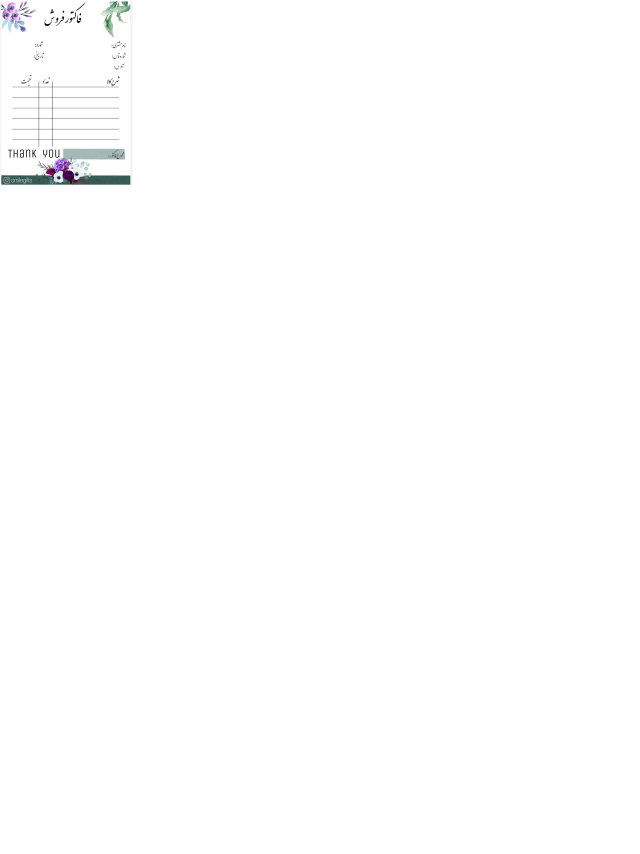
#> input picture utils/e926412d-58ff-48af-9d3c-eb1d349ba289.png, 1920 x 2560 px (shown at 1/3 size)
$ python factor.py
#> lines starting #> are read from the running program, lines starting #| are printed output that depends on the picture
from PIL import Image, ImageDraw, ImageFont

def generate_invoice(data, template_path, output_path):
    # باز کردن تمپلت
#> called with template_path = 'e926412d-58ff-48af-9d3c-eb1d349ba289.png', output_path = 'invoice_output.jpg'
    img = Image.open(template_path).convert("RGB")
#> img is the input picture: PIL image 1920x2560 RGB; mean R, G, B 254, 254.1, 254.1
    draw = ImageDraw.Draw(img)

    # بارگذاری فونت ایران‌سنس (باید ttf فونت رو داشته باشی)
    font_path = "IRANSans.ttf"   # مسیر فایل فونت
    font_big = ImageFont.truetype(font_path, 32)   # برای عنوان‌ها
    font_normal = ImageFont.truetype(font_path, 24)

    # 📝 چاپ اطلاعات بالای فاکتور
    draw.text((350, 50), f"شماره: {data['invoice_number']}", font=font_normal, fill="black")
    draw.text((350, 90), f"تاریخ: {data['date']}", font=font_normal, fill="black")

    # 📝 اطلاعات مشتری
    draw.text((350, 150), f"نام مشتری: {data['customer_name']}", font=font_normal, fill="black")
    draw.text((350, 190), f"شماره تماس: {data['customer_phone']}", font=font_normal, fill="black")
    draw.text((350, 230), f"آدرس: {data['customer_address']}", font=font_normal, fill="black")

    # 📝 جدول کالاها
    start_y = 300
    for i, item in enumerate(data["items"]):
        y = start_y + i * 40
        draw.text((100, y), item["description"], font=font_normal, fill="black")   # شرح
        draw.text((300, y), f"{item['weight']} گرم", font=font_normal, fill="black")  # وزن
        draw.text((450, y), f"{item['unit_price']} تومان", font=font_normal, fill="black")  # قیمت واحد

        # محاسبه مبلغ هر ردیف (بعد از تخفیف)
        price_after_discount = item["weight"] * item["unit_price"] * (1 - item["discount"]/100)
        draw.text((650, y), f"{int(price_after_discount)}", font=font_normal, fill="black")

    # 📝 جمع کل پایین جدول
    draw.text((500, 600), f"جمع کل: {data['total']} تومان", font=font_big, fill="black")

    # ذخیره خروجی
    img.save(output_path, "JPEG")
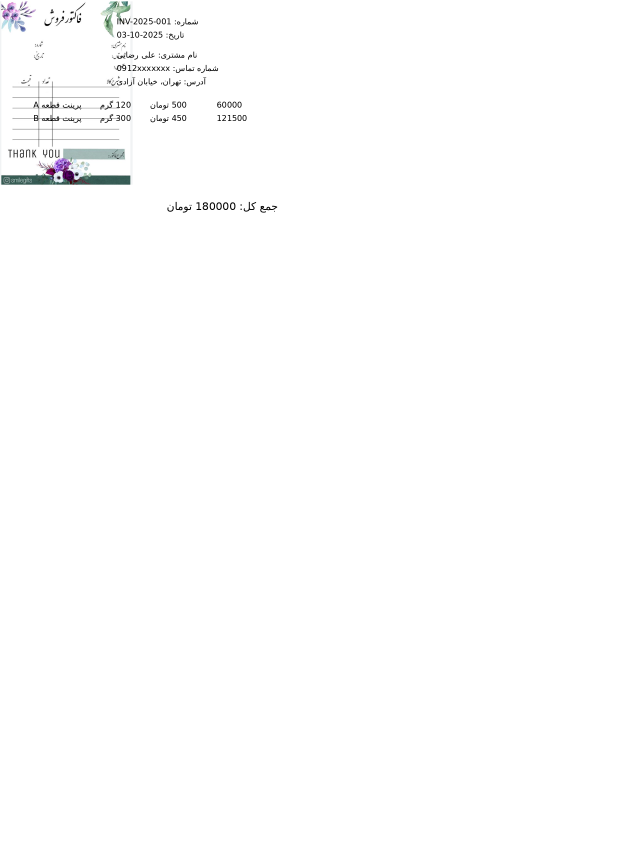
#> saved as invoice_output.jpg: PIL image 1920x2560 RGB (shown at 1/3 size); mean R, G, B 253.4, 253.5, 253.5

# --- تست ---
invoice_data = {
    "invoice_number": "INV-2025-001",
    "date": "2025-10-03",
    "customer_name": "علی رضایی",
    "customer_phone": "0912xxxxxxx",
    "customer_address": "تهران، خیابان آزادی",
    "items": [
        {"description": "پرینت قطعه A", "weight": 120, "unit_price": 500, "discount": 0},
        {"description": "پرینت قطعه B", "weight": 300, "unit_price": 450, "discount": 10},
    ],
    "total": 180000
}

generate_invoice(invoice_data, "e926412d-58ff-48af-9d3c-eb1d349ba289.png", "invoice_output.jpg")
